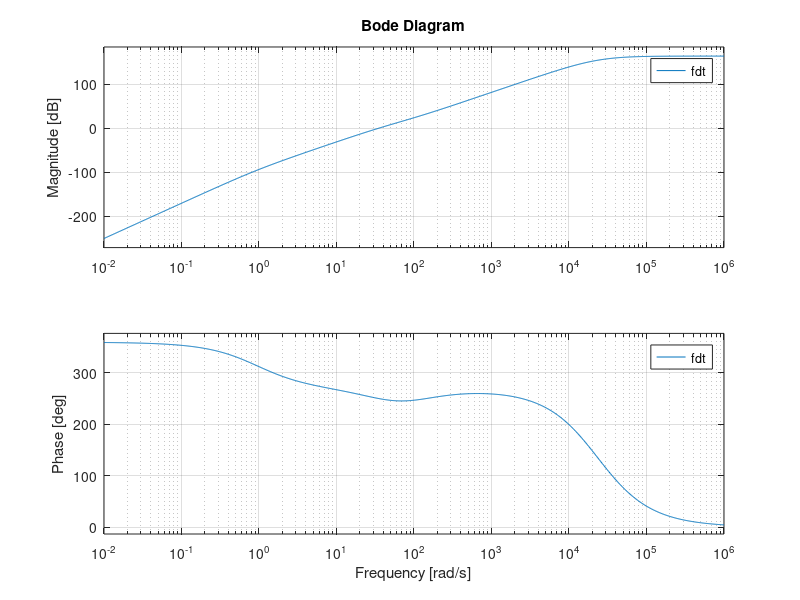

Here is the MATLAB script that generated this plot:
clear all; close all; clc

Rd1  = 2200;     % 2.2 kΩ
Rd2  = 1500;     % 1.5 kΩ
Rl   = 1000;     % Resistencia de carga Rl [Ω]
Rs1  = 270;
Rs2  = 100;

rds1 = 2793.71;
rdso1 = 616.25;
rds2 = 751.97;
rdso2 = 275.36;

gm1 = 21.4264e-3;
gmo1 = 21.4264e-3;
gm2 = 31.9865e-3;
gmo2 = 31.9865e-3;

mu1 = rds1 * gm1;
muo1 = rdso1 * gmo1;
mu2 = rds2 * gm2;
muo2 = rdso2 * gmo2;

Co = 10e-6;
Cc = 470e-6;

%   ===========================
%   ANÁLISIS EN BAJA FRECUENCIA
%   ===========================

% FRECUENCIAS DE CORTE DE LOS POLOS
% Chf está siempre abierto
% se asume Cs1 como el polo dominante

%Cálculos para evaluar Cc
Ra1 = rds1 + rdso1*(mu1+1) + Rs1*(mu1+1)*(muo1+1);
Ra2 = rdso2 + Rs2*(muo2+1);
Ra3 = (rds2+Rd2)/(mu2+1);
RCc1 = 1/(1/Rd1+1/Ra1)+1/(1/Ra2+1/Ra3) %Considero Co abierto

Ra4 = (rds2 + 1/(1/Rd2+1/Rl))/(mu2+1);
RCc2 = 1/(1/Rd1+1/Ra1)+1/(1/Ra2+1/Ra4) %Considero Co cortado

%Cálculos para evaluar Co
Ra5 = rds1+(mu1+1)*(rdso1+Rs1*(muo1+1));
Ra6 = 1/(1/Rd1+1/Ra5+1/Ra2);
RCo1 = Rl + 1/(1/Rd2+1/(Ra6*(mu2+1)+rds2)) %Cosnidero Cc cortado

Ra7 = rds2+rdso2*(mu2+1)+Rs2*(mu2+1)*(muo2+1);
RCo2 = Rl +1/(1/Rd2+1/Ra7) %Considero Cc abierto

disp('');
disp('FRECUENCIAS DE CORTE EN BAJA');
disp('Cuando Co está cortado y Cc abierto:');
fprintf('Wco %.4f  rad/s\n', 1/(Co*RCo2));
fprintf('Wcc %.4f  rad/s\n', 1/(Cc*RCc2));

disp('Cuando Cc está cortado y Co abierto:');
fprintf('Wco %.4f  rad/s\n', 1/(Co*RCo1));
fprintf('Wcc %.4f  rad/s\n', 1/(Cc*RCc1));

wcc = 1/(Cc*RCc1);
wco = 1/(Co*RCo1);

% Co está abierto cuando Cc está cortando
% Para un Cs1 dominante su w debe ser mayor o igual a 400 rad/s
disp('');
disp('Cálculo de Cs1');
Ra8 = (rds2 + (Rd2*Rl)/(Rd2+Rl))/(mu2+1);
Ra9 = rdso2+Rs2*(muo2+1);
Ra10 = 1/(1/Rd1 + 1/Ra9 + 1/Ra8);
Ra11 = rdso1+Rs1*(muo1+1);
RCs1 = 1/(1/Ra10+1/Ra11);

Wps1 = 400; %rad/s
fprintf('Cs1 = %.4f uF\n',(1/(RCs1*Wps1))*1e6);

%   ===========================
%   ANÁLISIS EN ALTA FRECUENCIA
%   ===========================

Ciss = 50e-12;
Coss = 25e-12;
Crss = 5e-12;
Cgd = Crss;

Cds = Coss - Cgd;
Cgs = Ciss - Cgd;

Req = 1/(1/rds2+1/Rd2+1/Rl);
wphf = 20e3;

Ceq = 1/(Req * wphf);

Chf = Ceq - Cgd;

wzhf = 1 / (Ceq * Rd2);
wpg2 = wzhf;

disp('');
disp('CALCULO DE Chf');
fprintf('Chf %.4f  nF\n', Chf*1e9);
fprintf('Wp %.4f  rad/s\n', wphf);
fprintf('Wz %.4f  rad/s\n', wzhf);

Rg2 = 2/3 * 1e6;
Rb1 = rdso2 + Rs2 * (muo2 +1);
Rth = 1/(1/rds1 + 1/Rd1 + 1/Rb1);

Rs = Rth * (mu2+1);
Rgs = Rs + Rg2;
Req = (Rg2 * Rs)/(Rg2+Rs);

wpgs = 1/(Cgs*Rgs)
Ceq2 = 1/(wpg2*Req);
Cg2 = Ceq - Cgd
wzg2 = 1/(Ceq2*Rg2)

%   =========================
%   FUNCIÓN DE TRANSFERENCIA
%   =========================

pkg load control
s = tf('s');

Av =24.6879;

num = s^4*(1 + s/wzhf)*(1 + s/wzg2);
den = (s + wco)*(s + wcc)*(s + wphf)*(1 + s/wpg2)*(1 + s/wphf)*(1 + s/wpgs);
fdt = Av *num/den;

figure(1);
bode(fdt);

##figure(2);
##pzmap(fdt);
##grid on;
